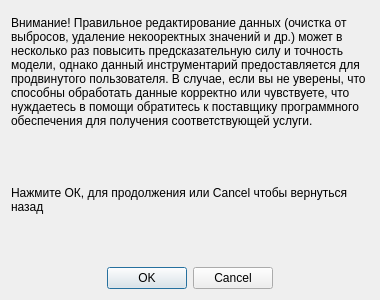
<?xml version="1.0" encoding="UTF-8"?>
<ui version="4.0">
 <class>Dialog</class>
 <widget class="QDialog" name="Dialog">
  <property name="geometry">
   <rect>
    <x>0</x>
    <y>0</y>
    <width>380</width>
    <height>300</height>
   </rect>
  </property>
  <property name="minimumSize">
   <size>
    <width>380</width>
    <height>300</height>
   </size>
  </property>
  <property name="maximumSize">
   <size>
    <width>380</width>
    <height>300</height>
   </size>
  </property>
  <property name="windowTitle">
   <string>Dialog</string>
  </property>
  <layout class="QVBoxLayout" name="verticalLayout">
   <item>
    <widget class="QLabel" name="label_15">
     <property name="text">
      <string>Внимание! Правильное редактирование данных (очистка от выбросов, удаление некооректных значений и др.) может в несколько раз повысить предсказательную силу и точность модели, однако данный инструментарий предоставляется для продвинутого пользователя. В случае, если вы не уверены, что способны обработать данные корректно или чувствуете, что нуждаетесь в помощи обратитесь к поставщику программного обеспечения для получения соответствующей услуги. </string>
     </property>
     <property name="wordWrap">
      <bool>true</bool>
     </property>
    </widget>
   </item>
   <item>
    <widget class="QLabel" name="label">
     <property name="text">
      <string>Нажмите ОК, для продолжения или Cancel чтобы вернуться назад</string>
     </property>
     <property name="wordWrap">
      <bool>true</bool>
     </property>
    </widget>
   </item>
   <item>
    <widget class="QDialogButtonBox" name="buttonBox">
     <property name="orientation">
      <enum>Qt::Horizontal</enum>
     </property>
     <property name="standardButtons">
      <set>QDialogButtonBox::Cancel|QDialogButtonBox::Ok</set>
     </property>
     <property name="centerButtons">
      <bool>true</bool>
     </property>
    </widget>
   </item>
  </layout>
 </widget>
 <resources/>
 <connections>
  <connection>
   <sender>buttonBox</sender>
   <signal>accepted()</signal>
   <receiver>Dialog</receiver>
   <slot>accept()</slot>
   <hints>
    <hint type="sourcelabel">
     <x>248</x>
     <y>254</y>
    </hint>
    <hint type="destinationlabel">
     <x>157</x>
     <y>274</y>
    </hint>
   </hints>
  </connection>
  <connection>
   <sender>buttonBox</sender>
   <signal>rejected()</signal>
   <receiver>Dialog</receiver>
   <slot>reject()</slot>
   <hints>
    <hint type="sourcelabel">
     <x>316</x>
     <y>260</y>
    </hint>
    <hint type="destinationlabel">
     <x>286</x>
     <y>274</y>
    </hint>
   </hints>
  </connection>
 </connections>
</ui>
